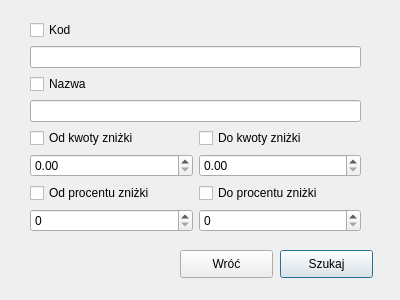
<?xml version="1.0" encoding="UTF-8"?>
<ui version="4.0">
 <class>szukajPromocji</class>
 <widget class="QDialog" name="szukajPromocji">
  <property name="geometry">
   <rect>
    <x>0</x>
    <y>0</y>
    <width>400</width>
    <height>300</height>
   </rect>
  </property>
  <property name="windowTitle">
   <string>Dialog</string>
  </property>
  <widget class="QPushButton" name="szukajButton">
   <property name="geometry">
    <rect>
     <x>280</x>
     <y>250</y>
     <width>93</width>
     <height>28</height>
    </rect>
   </property>
   <property name="text">
    <string>Szukaj</string>
   </property>
  </widget>
  <widget class="QPushButton" name="wrocButton">
   <property name="geometry">
    <rect>
     <x>180</x>
     <y>250</y>
     <width>93</width>
     <height>28</height>
    </rect>
   </property>
   <property name="text">
    <string>Wróć</string>
   </property>
  </widget>
  <widget class="QWidget" name="gridLayoutWidget">
   <property name="geometry">
    <rect>
     <x>30</x>
     <y>20</y>
     <width>331</width>
     <height>212</height>
    </rect>
   </property>
   <layout class="QGridLayout" name="gridLayout">
    <item row="0" column="0" colspan="2">
     <widget class="QCheckBox" name="kodCB">
      <property name="text">
       <string>Kod</string>
      </property>
     </widget>
    </item>
    <item row="1" column="0" colspan="2">
     <widget class="QLineEdit" name="kodLE"/>
    </item>
    <item row="6" column="1">
     <widget class="QCheckBox" name="doProcentCB">
      <property name="text">
       <string>Do procentu zniżki</string>
      </property>
     </widget>
    </item>
    <item row="5" column="0">
     <widget class="QDoubleSpinBox" name="odKwotaDSB"/>
    </item>
    <item row="4" column="1">
     <widget class="QCheckBox" name="doKwotaCB">
      <property name="text">
       <string>Do kwoty zniżki</string>
      </property>
     </widget>
    </item>
    <item row="6" column="0">
     <widget class="QCheckBox" name="odProcentCB">
      <property name="text">
       <string>Od procentu zniżki</string>
      </property>
     </widget>
    </item>
    <item row="3" column="0" colspan="2">
     <widget class="QLineEdit" name="nazwaLE"/>
    </item>
    <item row="2" column="0" colspan="2">
     <widget class="QCheckBox" name="nazwaCB">
      <property name="text">
       <string>Nazwa</string>
      </property>
     </widget>
    </item>
    <item row="4" column="0">
     <widget class="QCheckBox" name="odKwotaCB">
      <property name="text">
       <string>Od kwoty zniżki</string>
      </property>
     </widget>
    </item>
    <item row="5" column="1">
     <widget class="QDoubleSpinBox" name="doKwotaDSB"/>
    </item>
    <item row="7" column="0">
     <widget class="QSpinBox" name="odProcentZniKiSpinBox"/>
    </item>
    <item row="7" column="1">
     <widget class="QSpinBox" name="doProcentZniKiSpinBox"/>
    </item>
   </layout>
  </widget>
 </widget>
 <resources/>
 <connections/>
</ui>
